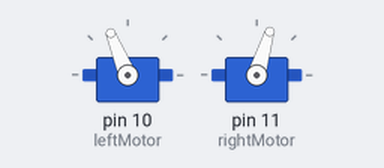
The sketch below on a simulated Arduino Uno, built with avr-gcc and run on an emulated ATmega328P. On the bench: 2 × servo.

Above: at 0.1 s.
At 1.1 s:
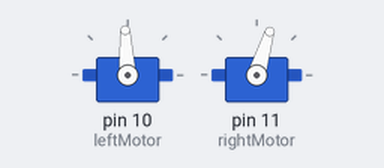
At 2.1 s:
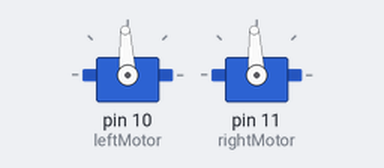
Timing chart, 0 to 3.6 s (numbered marks = the images above):
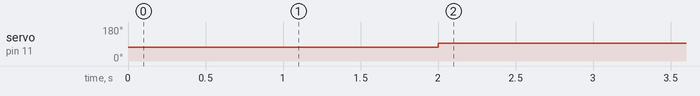

Measured:
- by itself, servo on pin 11 (rightMotor): 73° → 93° at 2.0 s

The sketch:

DriveThenTurn.ino
```cpp
#include <Servo.h> // Include servo library

Servo leftMotor; // Declare "left" servo that will be the robot's left motor
Servo rightMotor; // Declare "right" servo that will be the robot's left motor


void setup() {
// put your setup code here, to run once:
leftMotor.attach(10); // Left motor will be the one on port 10
rightMotor.attach(11); // Right motor will be the one on port 11

leftMotor.writeMicroseconds(1700); // Set left motor signal to 1700 microsecond pulse (full speed counterclockwise)
rightMotor.writeMicroseconds(1300); // Set right motor signal to 1700 microsecond pulse (full speed counterclockwise)
delay(1000); // Wait 1000 milliseconds (one second) while both motors are running

leftMotor.writeMicroseconds(1500);
//leftMotor.writeMicroseconds(1700);
//rightMotor.writeMicroseconds(1300);
delay(1000);

rightMotor.writeMicroseconds(1500); // Set right motor signal to 1500 microsecond pulse (stop spinning)

}

void loop() {
// put your main code here, to run repeatedly:

}
```
